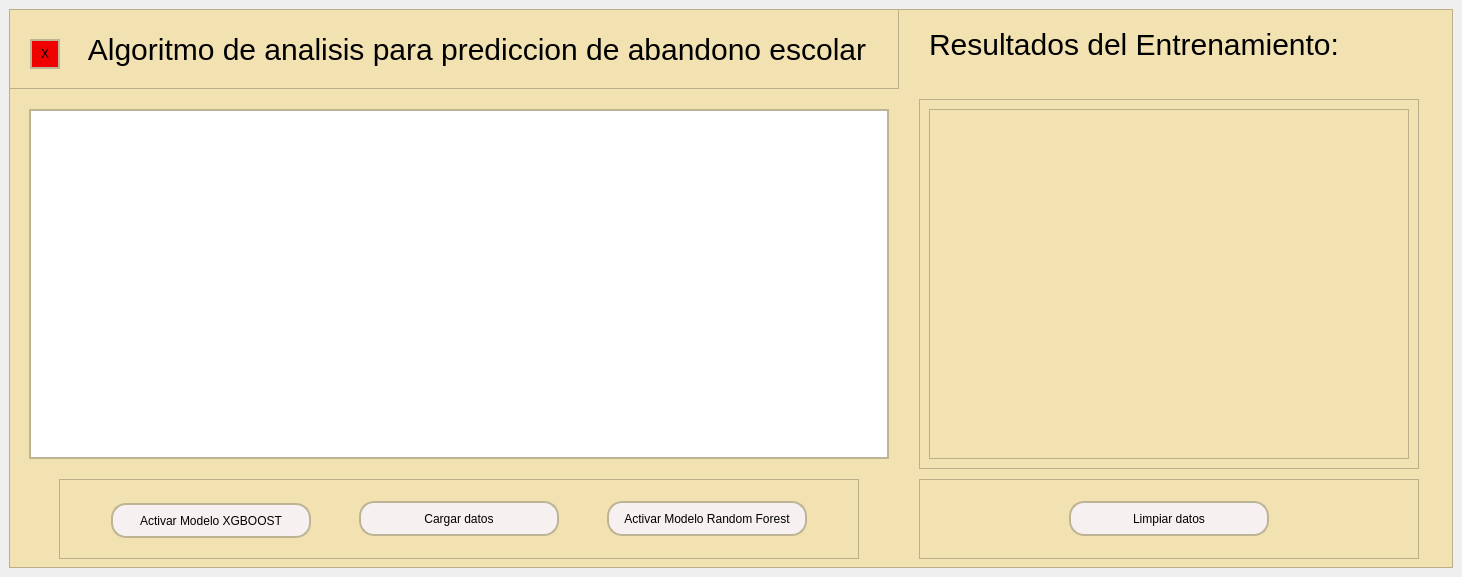
<?xml version="1.0" encoding="UTF-8"?>
<ui version="4.0">
 <class>MainWindow</class>
 <widget class="QMainWindow" name="MainWindow">
  <property name="geometry">
   <rect>
    <x>0</x>
    <y>0</y>
    <width>1462</width>
    <height>577</height>
   </rect>
  </property>
  <property name="windowTitle">
   <string>MainWindow</string>
  </property>
  <widget class="QWidget" name="centralwidget">
   <layout class="QVBoxLayout" name="verticalLayout">
    <item>
     <widget class="QFrame" name="frame">
      <property name="styleSheet">
       <string notr="true">QFrame{
background:rgb(242, 226, 177);

}</string>
      </property>
      <property name="frameShape">
       <enum>QFrame::StyledPanel</enum>
      </property>
      <property name="frameShadow">
       <enum>QFrame::Raised</enum>
      </property>
      <widget class="QFrame" name="frame_2">
       <property name="geometry">
        <rect>
         <x>0</x>
         <y>0</y>
         <width>890</width>
         <height>80</height>
        </rect>
       </property>
       <property name="minimumSize">
        <size>
         <width>890</width>
         <height>80</height>
        </size>
       </property>
       <property name="maximumSize">
        <size>
         <width>890</width>
         <height>80</height>
        </size>
       </property>
       <property name="frameShape">
        <enum>QFrame::StyledPanel</enum>
       </property>
       <property name="frameShadow">
        <enum>QFrame::Raised</enum>
       </property>
       <layout class="QHBoxLayout" name="horizontalLayout">
        <item>
         <widget class="QPushButton" name="btnclose">
          <property name="minimumSize">
           <size>
            <width>30</width>
            <height>30</height>
           </size>
          </property>
          <property name="maximumSize">
           <size>
            <width>20</width>
            <height>20</height>
           </size>
          </property>
          <property name="styleSheet">
           <string notr="true">QPushButton {
    background: rgb(241, 0, 0);
    border-radius: 30px;
    font: 13px &quot;Yu Gothic UI Semibold&quot;;
    border: 2px solid rgb(189, 179, 149);  
}

QPushButton:hover {
    background: rgb(230, 220, 220); 
    border: 2px solid rgb(50, 150, 255);  
}</string>
          </property>
          <property name="text">
           <string>X</string>
          </property>
         </widget>
        </item>
        <item>
         <widget class="QLabel" name="label">
          <property name="minimumSize">
           <size>
            <width>800</width>
            <height>60</height>
           </size>
          </property>
          <property name="maximumSize">
           <size>
            <width>800</width>
            <height>60</height>
           </size>
          </property>
          <property name="styleSheet">
           <string notr="true">QLabel{
font-size: 30px;
font: &quot;System&quot;;
}</string>
          </property>
          <property name="text">
           <string>Algoritmo de analisis para prediccion de abandono escolar</string>
          </property>
          <property name="alignment">
           <set>Qt::AlignCenter</set>
          </property>
         </widget>
        </item>
       </layout>
      </widget>
      <widget class="QFrame" name="frame_3">
       <property name="geometry">
        <rect>
         <x>50</x>
         <y>470</y>
         <width>800</width>
         <height>80</height>
        </rect>
       </property>
       <property name="minimumSize">
        <size>
         <width>800</width>
         <height>80</height>
        </size>
       </property>
       <property name="maximumSize">
        <size>
         <width>800</width>
         <height>80</height>
        </size>
       </property>
       <property name="frameShape">
        <enum>QFrame::StyledPanel</enum>
       </property>
       <property name="frameShadow">
        <enum>QFrame::Raised</enum>
       </property>
       <layout class="QGridLayout" name="gridLayout">
        <item row="0" column="0">
         <widget class="QPushButton" name="btnXG">
          <property name="minimumSize">
           <size>
            <width>200</width>
            <height>35</height>
           </size>
          </property>
          <property name="maximumSize">
           <size>
            <width>200</width>
            <height>30</height>
           </size>
          </property>
          <property name="styleSheet">
           <string notr="true">QPushButton {
    background: rgb(246, 240, 240);
    border-radius: 15px;
    font: 13px &quot;Yu Gothic UI Semibold&quot;;
    border: 2px solid rgb(189, 179, 149);  
}

QPushButton:hover {
    background: rgb(230, 220, 220); 
    border: 2px solid rgb(50, 150, 255);  
}</string>
          </property>
          <property name="text">
           <string>Activar Modelo XGBOOST</string>
          </property>
         </widget>
        </item>
        <item row="0" column="1">
         <widget class="QPushButton" name="btnLoadData">
          <property name="minimumSize">
           <size>
            <width>200</width>
            <height>35</height>
           </size>
          </property>
          <property name="maximumSize">
           <size>
            <width>200</width>
            <height>35</height>
           </size>
          </property>
          <property name="styleSheet">
           <string notr="true">QPushButton {
    background: rgb(246, 240, 240);
    border-radius: 15px;
    font: 13px &quot;Yu Gothic UI Semibold&quot;;
    border: 2px solid rgb(189, 179, 149);  
}

QPushButton:hover {
    background: rgb(230, 220, 220); 
    border: 2px solid rgb(50, 150, 255);  
}</string>
          </property>
          <property name="text">
           <string>Cargar datos</string>
          </property>
         </widget>
        </item>
        <item row="0" column="2">
         <widget class="QPushButton" name="btnRF">
          <property name="minimumSize">
           <size>
            <width>200</width>
            <height>35</height>
           </size>
          </property>
          <property name="maximumSize">
           <size>
            <width>200</width>
            <height>35</height>
           </size>
          </property>
          <property name="styleSheet">
           <string notr="true">QPushButton {
    background: rgb(246, 240, 240);
    border-radius: 15px;
    font: 13px &quot;Yu Gothic UI Semibold&quot;;
    border: 2px solid rgb(189, 179, 149);  
}

QPushButton:hover {
    background: rgb(230, 220, 220); 
    border: 2px solid rgb(50, 150, 255);  
}</string>
          </property>
          <property name="text">
           <string>Activar Modelo Random Forest</string>
          </property>
         </widget>
        </item>
       </layout>
      </widget>
      <widget class="QTableWidget" name="table">
       <property name="geometry">
        <rect>
         <x>20</x>
         <y>100</y>
         <width>860</width>
         <height>350</height>
        </rect>
       </property>
       <property name="minimumSize">
        <size>
         <width>860</width>
         <height>350</height>
        </size>
       </property>
       <property name="maximumSize">
        <size>
         <width>860</width>
         <height>350</height>
        </size>
       </property>
       <property name="styleSheet">
        <string notr="true">QTableView{
background: white;
    border: 2px solid rgb(189, 179, 149);  
}</string>
       </property>
      </widget>
      <widget class="QFrame" name="frame_4">
       <property name="geometry">
        <rect>
         <x>910</x>
         <y>90</y>
         <width>500</width>
         <height>370</height>
        </rect>
       </property>
       <property name="minimumSize">
        <size>
         <width>500</width>
         <height>370</height>
        </size>
       </property>
       <property name="maximumSize">
        <size>
         <width>500</width>
         <height>370</height>
        </size>
       </property>
       <property name="styleSheet">
        <string notr="true">QFrame{
background:rgb(242, 226, 177);

}</string>
       </property>
       <property name="frameShape">
        <enum>QFrame::StyledPanel</enum>
       </property>
       <property name="frameShadow">
        <enum>QFrame::Raised</enum>
       </property>
       <layout class="QVBoxLayout" name="verticalLayout_2">
        <item>
         <widget class="QTextBrowser" name="textArea">
          <property name="maximumSize">
           <size>
            <width>16777215</width>
            <height>350</height>
           </size>
          </property>
          <property name="styleSheet">
           <string notr="true">QTextBrowser{

font: 15px;
}</string>
          </property>
         </widget>
        </item>
       </layout>
      </widget>
      <widget class="QLabel" name="label_2">
       <property name="geometry">
        <rect>
         <x>920</x>
         <y>10</y>
         <width>441</width>
         <height>51</height>
        </rect>
       </property>
       <property name="styleSheet">
        <string notr="true">QLabel{
font-size: 30px;
font: &quot;System&quot;;
}</string>
       </property>
       <property name="text">
        <string>Resultados del Entrenamiento: </string>
       </property>
      </widget>
      <widget class="QFrame" name="frame_5">
       <property name="geometry">
        <rect>
         <x>910</x>
         <y>470</y>
         <width>500</width>
         <height>80</height>
        </rect>
       </property>
       <property name="minimumSize">
        <size>
         <width>500</width>
         <height>80</height>
        </size>
       </property>
       <property name="maximumSize">
        <size>
         <width>500</width>
         <height>80</height>
        </size>
       </property>
       <property name="frameShape">
        <enum>QFrame::StyledPanel</enum>
       </property>
       <property name="frameShadow">
        <enum>QFrame::Raised</enum>
       </property>
       <layout class="QHBoxLayout" name="horizontalLayout_2">
        <item>
         <widget class="QPushButton" name="btncleardata">
          <property name="minimumSize">
           <size>
            <width>200</width>
            <height>35</height>
           </size>
          </property>
          <property name="maximumSize">
           <size>
            <width>200</width>
            <height>35</height>
           </size>
          </property>
          <property name="styleSheet">
           <string notr="true">QPushButton {
    background: rgb(246, 240, 240);
    border-radius: 15px;
    font: 13px &quot;Yu Gothic UI Semibold&quot;;
    border: 2px solid rgb(189, 179, 149);  
}

QPushButton:hover {
    background: rgb(230, 220, 220); 
    border: 2px solid rgb(50, 150, 255);  
}</string>
          </property>
          <property name="text">
           <string>Limpiar datos</string>
          </property>
         </widget>
        </item>
       </layout>
      </widget>
     </widget>
    </item>
   </layout>
  </widget>
 </widget>
 <resources/>
 <connections/>
</ui>
